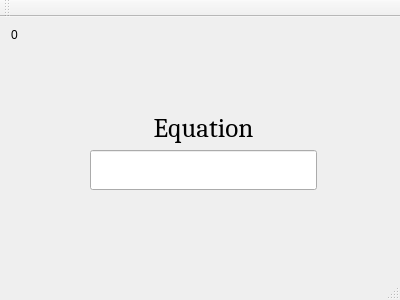
<?xml version="1.0" encoding="UTF-8"?>
<ui version="4.0">
 <class>Arith</class>
 <widget class="QMainWindow" name="Arith">
  <property name="geometry">
   <rect>
    <x>0</x>
    <y>0</y>
    <width>400</width>
    <height>300</height>
   </rect>
  </property>
  <property name="windowTitle">
   <string>Arith</string>
  </property>
  <widget class="QWidget" name="centralWidget">
   <layout class="QGridLayout" name="gridLayout">
    <item row="1" column="1">
     <widget class="QLabel" name="eqLabel">
      <property name="font">
       <font>
        <family>Cambria</family>
        <pointsize>20</pointsize>
       </font>
      </property>
      <property name="text">
       <string>Equation</string>
      </property>
      <property name="alignment">
       <set>Qt::AlignCenter</set>
      </property>
     </widget>
    </item>
    <item row="1" column="0">
     <spacer name="horizontalSpacer">
      <property name="orientation">
       <enum>Qt::Horizontal</enum>
      </property>
      <property name="sizeHint" stdset="0">
       <size>
        <width>40</width>
        <height>20</height>
       </size>
      </property>
     </spacer>
    </item>
    <item row="1" column="2">
     <spacer name="horizontalSpacer_2">
      <property name="orientation">
       <enum>Qt::Horizontal</enum>
      </property>
      <property name="sizeHint" stdset="0">
       <size>
        <width>40</width>
        <height>20</height>
       </size>
      </property>
     </spacer>
    </item>
    <item row="2" column="1">
     <widget class="QLineEdit" name="lineEdit">
      <property name="font">
       <font>
        <family>Cambria</family>
        <pointsize>20</pointsize>
       </font>
      </property>
     </widget>
    </item>
    <item row="0" column="1">
     <spacer name="verticalSpacer">
      <property name="orientation">
       <enum>Qt::Vertical</enum>
      </property>
      <property name="sizeHint" stdset="0">
       <size>
        <width>20</width>
        <height>40</height>
       </size>
      </property>
     </spacer>
    </item>
    <item row="3" column="1">
     <spacer name="verticalSpacer_2">
      <property name="orientation">
       <enum>Qt::Vertical</enum>
      </property>
      <property name="sizeHint" stdset="0">
       <size>
        <width>20</width>
        <height>40</height>
       </size>
      </property>
     </spacer>
    </item>
    <item row="0" column="0">
     <widget class="QLabel" name="ptLabel">
      <property name="text">
       <string>0</string>
      </property>
      <property name="alignment">
       <set>Qt::AlignLeading|Qt::AlignLeft|Qt::AlignTop</set>
      </property>
     </widget>
    </item>
   </layout>
  </widget>
  <widget class="QMenuBar" name="menuBar">
   <property name="geometry">
    <rect>
     <x>0</x>
     <y>0</y>
     <width>400</width>
     <height>21</height>
    </rect>
   </property>
  </widget>
  <widget class="QToolBar" name="mainToolBar">
   <attribute name="toolBarArea">
    <enum>TopToolBarArea</enum>
   </attribute>
   <attribute name="toolBarBreak">
    <bool>false</bool>
   </attribute>
  </widget>
  <widget class="QStatusBar" name="statusBar"/>
 </widget>
 <layoutdefault spacing="6" margin="11"/>
 <resources/>
 <connections/>
</ui>
